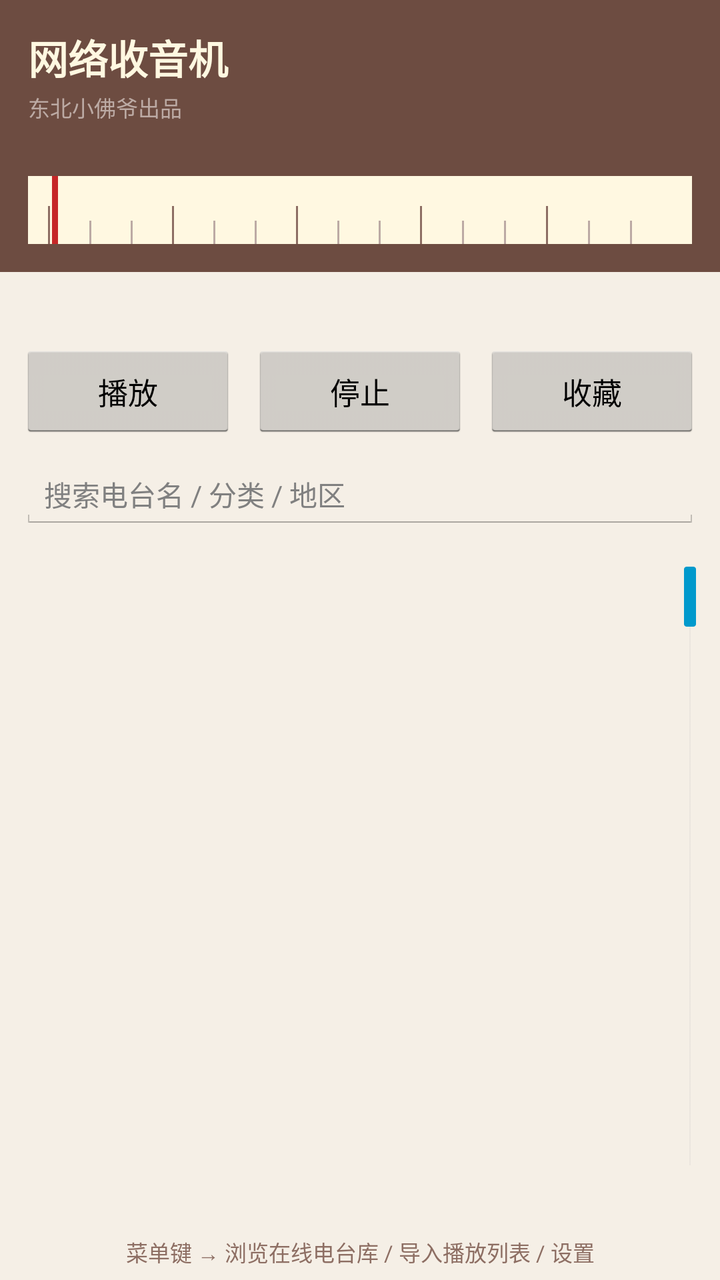
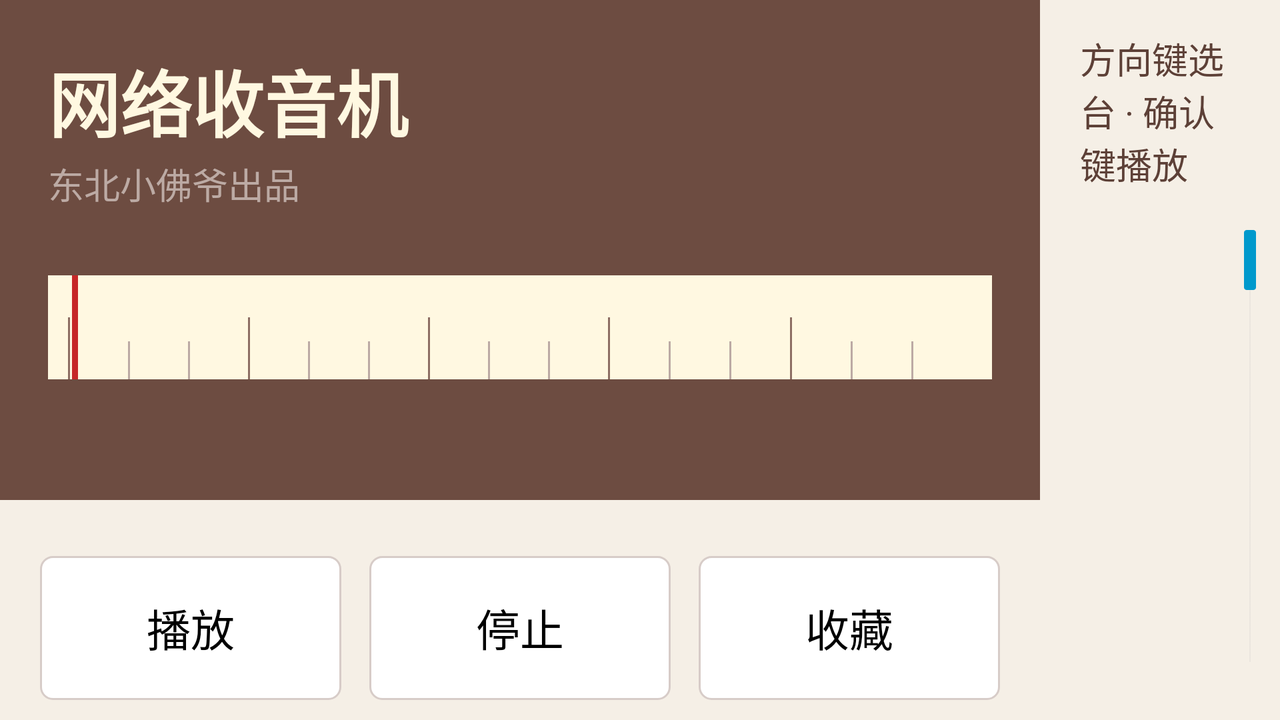

Two renders of one Android screen. The first uses the default layout on a phone; the second uses the alternative layout the repository ships for a different screen configuration, on a matching device. The two XML files are below.
<!-- AndroidManifest.xml: application theme AppTheme -->
<!-- res/layout/activity_main.xml -->
<?xml version="1.0" encoding="utf-8"?>
<LinearLayout xmlns:android="http://schemas.android.com/apk/res/android"
    android:layout_width="match_parent"
    android:layout_height="match_parent"
    android:orientation="vertical"
    android:background="#F5EFE6">

    
    <LinearLayout
        android:layout_width="match_parent"
        android:layout_height="wrap_content"
        android:orientation="vertical"
        android:background="#6D4C41"
        android:padding="14dp">

        <TextView
            android:id="@+id/station_name"
            android:layout_width="match_parent"
            android:layout_height="wrap_content"
            android:text="网络收音机"
            android:textColor="#FFF8E1"
            android:textSize="20sp"
            android:textStyle="bold"
            android:singleLine="true"
            android:ellipsize="marquee" />

        
        <TextView
            android:layout_width="wrap_content"
            android:layout_height="wrap_content"
            android:layout_marginTop="2dp"
            android:text="@string/copyright"
            android:textColor="#BCAAA4"
            android:textSize="11sp" />

        <TextView
            android:id="@+id/station_meta"
            android:layout_width="match_parent"
            android:layout_height="wrap_content"
            android:textColor="#D7CCC8"
            android:textSize="12sp"
            android:singleLine="true" />

        
        <FrameLayout
            android:layout_width="match_parent"
            android:layout_height="34dp"
            android:layout_marginTop="10dp"
            android:background="#FFF8E1">

            
            <LinearLayout
                android:id="@+id/tune_track"
                android:layout_width="match_parent"
                android:layout_height="match_parent"
                android:orientation="horizontal"
                android:gravity="center_vertical"
                android:paddingLeft="10dp"
                android:paddingRight="10dp">
                <View android:layout_width="1dp" android:layout_height="match_parent"
                    android:layout_marginTop="10dp"
                    android:background="#8D6E63" />
                <View android:layout_width="0dp" android:layout_height="1dp" android:layout_weight="1" />
                <View android:layout_width="1dp" android:layout_height="match_parent"
                    android:layout_marginTop="15dp"
                    android:background="#BCAAA4" />
                <View android:layout_width="0dp" android:layout_height="1dp" android:layout_weight="1" />
                <View android:layout_width="1dp" android:layout_height="match_parent"
                    android:layout_marginTop="15dp"
                    android:background="#BCAAA4" />
                <View android:layout_width="0dp" android:layout_height="1dp" android:layout_weight="1" />
                <View android:layout_width="1dp" android:layout_height="match_parent"
                    android:layout_marginTop="10dp"
                    android:background="#8D6E63" />
                <View android:layout_width="0dp" android:layout_height="1dp" android:layout_weight="1" />
                <View android:layout_width="1dp" android:layout_height="match_parent"
                    android:layout_marginTop="15dp"
                    android:background="#BCAAA4" />
                <View android:layout_width="0dp" android:layout_height="1dp" android:layout_weight="1" />
                <View android:layout_width="1dp" android:layout_height="match_parent"
                    android:layout_marginTop="15dp"
                    android:background="#BCAAA4" />
                <View android:layout_width="0dp" android:layout_height="1dp" android:layout_weight="1" />
                <View android:layout_width="1dp" android:layout_height="match_parent"
                    android:layout_marginTop="10dp"
                    android:background="#8D6E63" />
                <View android:layout_width="0dp" android:layout_height="1dp" android:layout_weight="1" />
                <View android:layout_width="1dp" android:layout_height="match_parent"
                    android:layout_marginTop="15dp"
                    android:background="#BCAAA4" />
                <View android:layout_width="0dp" android:layout_height="1dp" android:layout_weight="1" />
                <View android:layout_width="1dp" android:layout_height="match_parent"
                    android:layout_marginTop="15dp"
                    android:background="#BCAAA4" />
                <View android:layout_width="0dp" android:layout_height="1dp" android:layout_weight="1" />
                <View android:layout_width="1dp" android:layout_height="match_parent"
                    android:layout_marginTop="10dp"
                    android:background="#8D6E63" />
                <View android:layout_width="0dp" android:layout_height="1dp" android:layout_weight="1" />
                <View android:layout_width="1dp" android:layout_height="match_parent"
                    android:layout_marginTop="15dp"
                    android:background="#BCAAA4" />
                <View android:layout_width="0dp" android:layout_height="1dp" android:layout_weight="1" />
                <View android:layout_width="1dp" android:layout_height="match_parent"
                    android:layout_marginTop="15dp"
                    android:background="#BCAAA4" />
                <View android:layout_width="0dp" android:layout_height="1dp" android:layout_weight="1" />
                <View android:layout_width="1dp" android:layout_height="match_parent"
                    android:layout_marginTop="10dp"
                    android:background="#8D6E63" />
                <View android:layout_width="0dp" android:layout_height="1dp" android:layout_weight="1" />
                <View android:layout_width="1dp" android:layout_height="match_parent"
                    android:layout_marginTop="15dp"
                    android:background="#BCAAA4" />
                <View android:layout_width="0dp" android:layout_height="1dp" android:layout_weight="1" />
                <View android:layout_width="1dp" android:layout_height="match_parent"
                    android:layout_marginTop="15dp"
                    android:background="#BCAAA4" />
                <View android:layout_width="0dp" android:layout_height="1dp" android:layout_weight="1" />
            </LinearLayout>

            <ImageView
                android:id="@+id/tune_needle"
                android:layout_width="3dp"
                android:layout_height="match_parent"
                android:layout_gravity="start|center_vertical"
                android:layout_marginLeft="12dp"
                android:background="#C62828" />
        </FrameLayout>
    </LinearLayout>

    
    <LinearLayout
        android:layout_width="match_parent"
        android:layout_height="wrap_content"
        android:orientation="vertical"
        android:paddingLeft="14dp"
        android:paddingRight="14dp"
        android:paddingTop="8dp">

        <TextView
            android:id="@+id/status_text"
            android:layout_width="match_parent"
            android:layout_height="wrap_content"
            android:textSize="13sp"
            android:textColor="#5D4037" />

        <TextView
            android:id="@+id/icy_text"
            android:layout_width="match_parent"
            android:layout_height="wrap_content"
            android:layout_marginTop="2dp"
            android:textSize="13sp"
            android:textStyle="italic"
            android:textColor="#2E7D32"
            android:visibility="gone"
            android:singleLine="true"
            android:ellipsize="marquee" />
    </LinearLayout>

    
    <LinearLayout
        android:layout_width="match_parent"
        android:layout_height="wrap_content"
        android:orientation="horizontal"
        android:padding="10dp">

        <Button
            android:id="@+id/btn_play"
            style="@style/BigButton"
            android:layout_width="0dp" android:layout_height="wrap_content"
            android:layout_weight="1"
            android:text="@string/play" />

        <Button
            android:id="@+id/btn_stop"
            style="@style/BigButton"
            android:layout_width="0dp" android:layout_height="wrap_content"
            android:layout_weight="1"
            android:layout_marginLeft="8dp"
            android:text="@string/stop" />

        <Button
            android:id="@+id/btn_fav"
            style="@style/BigButton"
            android:layout_width="0dp" android:layout_height="wrap_content"
            android:layout_weight="1"
            android:layout_marginLeft="8dp"
            android:text="收藏" />
    </LinearLayout>

    
    <LinearLayout
        android:layout_width="match_parent"
        android:layout_height="wrap_content"
        android:orientation="horizontal"
        android:gravity="center_vertical"
        android:layout_marginLeft="10dp"
        android:layout_marginRight="10dp">

        <EditText
            android:id="@+id/filter_box"
            android:layout_width="0dp"
            android:layout_weight="1"
            android:layout_height="wrap_content"
            android:hint="搜索电台名 / 分类 / 地区"
            android:imeOptions="actionSearch"
            android:inputType="text"
            android:singleLine="true"
            android:textSize="14sp" />

        
    </LinearLayout>

    <ListView
        android:id="@+id/station_list"
        android:layout_width="match_parent"
        android:layout_height="0dp"
        android:layout_weight="1"
        android:layout_marginTop="6dp"
        android:divider="#D7CCC8"
        android:dividerHeight="1dp"
        android:cacheColorHint="#00000000"
        android:fastScrollEnabled="true"
        android:scrollbarStyle="outsideOverlay" />

    <TextView
        android:layout_width="match_parent"
        android:layout_height="wrap_content"
        android:padding="6dp"
        android:textSize="11sp"
        android:textColor="#8D6E63"
        android:text="菜单键 → 浏览在线电台库 / 导入播放列表 / 设置"
        android:gravity="center" />

</LinearLayout>
<!-- resources referenced by this layout -->
<resources>
  <string name="copyright">东北小佛爷出品</string>
  <string name="play">播放</string>
  <string name="stop">停止</string>
  <style name="BigButton">
          <item name="android:textSize">15sp</item>
          <item name="android:paddingLeft">18dp</item>
          <item name="android:paddingRight">18dp</item>
          <item name="android:minWidth">96dp</item>
          <item name="android:minHeight">48dp</item>
      </style>
  <style name="AppTheme" parent="@android:style/Theme.Holo.Light.DarkActionBar">
          <item name="android:windowBackground">@android:color/background_light</item>
      </style>
</resources>
<!-- res/layout-land/activity_main.xml (the repository's variant of the layout above) -->
<!-- drawn on the phone turned sideways -->
<?xml version="1.0" encoding="utf-8"?>
<LinearLayout xmlns:android="http://schemas.android.com/apk/res/android"
    android:layout_width="match_parent"
    android:layout_height="match_parent"
    android:orientation="horizontal"
    android:background="#F5EFE6">

    
    <LinearLayout
        android:layout_width="520dp"
        android:layout_height="match_parent"
        android:orientation="vertical">

        
        <LinearLayout
            android:layout_width="match_parent"
            android:layout_height="wrap_content"
            android:orientation="vertical"
            android:background="#6D4C41"
            android:padding="24dp">

            <TextView
                android:id="@+id/station_name"
                style="@style/TvStationName"
                android:layout_width="match_parent"
                android:layout_height="wrap_content"
                android:text="网络收音机"
                android:textColor="#FFF8E1"
                android:textStyle="bold"
                android:singleLine="true"
                android:ellipsize="marquee" />

            
            <TextView
                android:layout_width="wrap_content"
                android:layout_height="wrap_content"
                android:layout_marginTop="2dp"
                android:text="@string/copyright"
                android:textColor="#BCAAA4"
                android:textSize="18sp" />

            <TextView
                android:id="@+id/station_meta"
                style="@style/TvStationMeta"
                android:layout_width="match_parent"
                android:layout_height="wrap_content"
                android:textColor="#D7CCC8"
                android:singleLine="true" />

            
        <FrameLayout
            android:layout_width="match_parent"
            android:layout_height="52dp"
            android:layout_marginTop="10dp"
            android:background="#FFF8E1">

            
            <LinearLayout
                android:id="@+id/tune_track"
                android:layout_width="match_parent"
                android:layout_height="match_parent"
                android:orientation="horizontal"
                android:gravity="center_vertical"
                android:paddingLeft="10dp"
                android:paddingRight="10dp">
                <View android:layout_width="1dp" android:layout_height="match_parent"
                    android:layout_marginTop="14dp"
                    android:background="#8D6E63" />
                <View android:layout_width="0dp" android:layout_height="1dp" android:layout_weight="1" />
                <View android:layout_width="1dp" android:layout_height="match_parent"
                    android:layout_marginTop="22dp"
                    android:background="#BCAAA4" />
                <View android:layout_width="0dp" android:layout_height="1dp" android:layout_weight="1" />
                <View android:layout_width="1dp" android:layout_height="match_parent"
                    android:layout_marginTop="22dp"
                    android:background="#BCAAA4" />
                <View android:layout_width="0dp" android:layout_height="1dp" android:layout_weight="1" />
                <View android:layout_width="1dp" android:layout_height="match_parent"
                    android:layout_marginTop="14dp"
                    android:background="#8D6E63" />
                <View android:layout_width="0dp" android:layout_height="1dp" android:layout_weight="1" />
                <View android:layout_width="1dp" android:layout_height="match_parent"
                    android:layout_marginTop="22dp"
                    android:background="#BCAAA4" />
                <View android:layout_width="0dp" android:layout_height="1dp" android:layout_weight="1" />
                <View android:layout_width="1dp" android:layout_height="match_parent"
                    android:layout_marginTop="22dp"
                    android:background="#BCAAA4" />
                <View android:layout_width="0dp" android:layout_height="1dp" android:layout_weight="1" />
                <View android:layout_width="1dp" android:layout_height="match_parent"
                    android:layout_marginTop="14dp"
                    android:background="#8D6E63" />
                <View android:layout_width="0dp" android:layout_height="1dp" android:layout_weight="1" />
                <View android:layout_width="1dp" android:layout_height="match_parent"
                    android:layout_marginTop="22dp"
                    android:background="#BCAAA4" />
                <View android:layout_width="0dp" android:layout_height="1dp" android:layout_weight="1" />
                <View android:layout_width="1dp" android:layout_height="match_parent"
                    android:layout_marginTop="22dp"
                    android:background="#BCAAA4" />
                <View android:layout_width="0dp" android:layout_height="1dp" android:layout_weight="1" />
                <View android:layout_width="1dp" android:layout_height="match_parent"
                    android:layout_marginTop="14dp"
                    android:background="#8D6E63" />
                <View android:layout_width="0dp" android:layout_height="1dp" android:layout_weight="1" />
                <View android:layout_width="1dp" android:layout_height="match_parent"
                    android:layout_marginTop="22dp"
                    android:background="#BCAAA4" />
                <View android:layout_width="0dp" android:layout_height="1dp" android:layout_weight="1" />
                <View android:layout_width="1dp" android:layout_height="match_parent"
                    android:layout_marginTop="22dp"
                    android:background="#BCAAA4" />
                <View android:layout_width="0dp" android:layout_height="1dp" android:layout_weight="1" />
                <View android:layout_width="1dp" android:layout_height="match_parent"
                    android:layout_marginTop="14dp"
                    android:background="#8D6E63" />
                <View android:layout_width="0dp" android:layout_height="1dp" android:layout_weight="1" />
                <View android:layout_width="1dp" android:layout_height="match_parent"
                    android:layout_marginTop="22dp"
                    android:background="#BCAAA4" />
                <View android:layout_width="0dp" android:layout_height="1dp" android:layout_weight="1" />
                <View android:layout_width="1dp" android:layout_height="match_parent"
                    android:layout_marginTop="22dp"
                    android:background="#BCAAA4" />
                <View android:layout_width="0dp" android:layout_height="1dp" android:layout_weight="1" />
            </LinearLayout>

            <ImageView
                android:id="@+id/tune_needle"
                android:layout_width="3dp"
                android:layout_height="match_parent"
                android:layout_gravity="start|center_vertical"
                android:layout_marginLeft="12dp"
                android:background="#C62828" />
        </FrameLayout>

            
            <TextView
                android:id="@+id/status_text"
                style="@style/TvStatusText"
                android:layout_width="match_parent"
                android:layout_height="wrap_content"
                android:layout_marginTop="12dp"
                android:textColor="#D7CCC8" />

            <TextView
                android:id="@+id/icy_text"
                style="@style/TvIcyText"
                android:layout_width="match_parent"
                android:layout_height="wrap_content"
                android:layout_marginTop="4dp"
                android:textStyle="italic"
                android:textColor="#A5D6A7"
                android:visibility="gone"
                android:singleLine="true"
                android:ellipsize="marquee" />
        </LinearLayout>

        
        <LinearLayout
            android:layout_width="match_parent"
            android:layout_height="wrap_content"
            android:orientation="horizontal"
            android:layout_marginTop="28dp"
            android:paddingLeft="20dp"
            android:paddingRight="20dp">

            <Button
                android:id="@+id/btn_play"
                android:layout_width="0dp"
                android:layout_weight="1"
                android:layout_height="72dp"
                android:textSize="22sp"
                android:background="@drawable/btn_focus"
                android:text="@string/play" />

            <Button
                android:id="@+id/btn_stop"
                android:layout_width="0dp"
                android:layout_weight="1"
                android:layout_height="72dp"
                android:layout_marginLeft="14dp"
                android:textSize="22sp"
                android:background="@drawable/btn_focus"
                android:text="@string/stop" />

            <Button
                android:id="@+id/btn_fav"
                android:layout_width="0dp"
                android:layout_weight="1"
                android:layout_height="72dp"
                android:layout_marginLeft="14dp"
                android:textSize="22sp"
                android:background="@drawable/btn_focus"
                android:text="收藏" />
        </LinearLayout>

        
        <LinearLayout
            android:layout_width="match_parent"
            android:layout_height="wrap_content"
            android:orientation="horizontal"
            android:layout_marginTop="16dp"
            android:paddingLeft="20dp"
            android:paddingRight="20dp"
            android:paddingBottom="20dp">

            <Button
                android:id="@+id/btn_fav_filter"
                android:layout_width="0dp"
                android:layout_weight="1"
                android:layout_height="68dp"
                android:textSize="22sp"
                android:background="@drawable/btn_focus"
                android:text="只看收藏" />

            
            <Button
                android:id="@+id/btn_a9_filter"
                android:layout_width="0dp"
                android:layout_weight="1"
                android:layout_height="68dp"
                android:textSize="22sp"
                android:background="@drawable/btn_focus"
                android:text="央广省级" />

            <Button
                android:id="@+id/btn_more"
                android:layout_width="0dp"
                android:layout_weight="1"
                android:layout_height="68dp"
                android:layout_marginLeft="14dp"
                android:textSize="22sp"
                android:background="@drawable/btn_focus"
                android:text="更多 ⋯" />
        </LinearLayout>

        
        <EditText
            android:id="@+id/filter_box"
            android:layout_width="1dp"
            android:layout_height="1dp"
            android:focusable="false"
            android:focusableInTouchMode="false"
            android:clickable="false"
            android:inputType="none" />
    </LinearLayout>

    
    <LinearLayout
        android:layout_width="0dp"
        android:layout_height="match_parent"
        android:layout_weight="1"
        android:orientation="vertical"
        android:background="#F5EFE6">

        
        <LinearLayout
            android:layout_width="match_parent"
            android:layout_height="wrap_content"
            android:orientation="horizontal"
            android:gravity="center_vertical"
            android:paddingLeft="20dp"
            android:paddingRight="20dp"
            android:paddingTop="16dp"
            android:paddingBottom="8dp">

            <TextView
                android:id="@+id/list_hint"
                style="@style/TvStatusText"
                android:layout_width="0dp"
                android:layout_weight="1"
                android:layout_height="wrap_content"
                android:textColor="#5D4037"
                android:text="方向键选台 · 确认键播放" />

        </LinearLayout>

        <ListView
            android:id="@+id/station_list"
            android:layout_width="match_parent"
            android:layout_height="0dp"
            android:layout_weight="1"
            android:divider="#D7CCC8"
            android:dividerHeight="1dp"
            android:cacheColorHint="#00000000"
            android:listSelector="@drawable/row_focus"
            android:drawSelectorOnTop="false"
            android:focusable="true"
            android:focusableInTouchMode="false"
            android:fastScrollEnabled="true"
            android:descendantFocusability="blocksDescendants"
            android:scrollbarStyle="outsideOverlay" />
    </LinearLayout>

</LinearLayout>
<!-- resources referenced by the variant -->
<!-- as the phone turned sideways resolves them -->
<resources>
  <!-- drawable btn_focus (drawable) -->
  <?xml version="1.0" encoding="utf-8"?>
  <selector xmlns:android="http://schemas.android.com/apk/res/android">
      <item android:state_focused="true">
          <shape android:shape="rectangle">
              <solid android:color="#FFF3F0" />
              <stroke android:width="4dp" android:color="#C62828" />
              <corners android:radius="6dp" />
          </shape>
      </item>
      <item android:state_pressed="true">
          <shape android:shape="rectangle">
              <solid android:color="#E8DCD4" />
              <corners android:radius="6dp" />
          </shape>
      </item>
      <item>
          <shape android:shape="rectangle">
              <solid android:color="#FFFFFF" />
              <stroke android:width="1dp" android:color="#D7CCC8" />
              <corners android:radius="6dp" />
          </shape>
      </item>
  </selector>
  <!-- drawable row_focus (drawable) -->
  <?xml version="1.0" encoding="utf-8"?>
  <selector xmlns:android="http://schemas.android.com/apk/res/android">
      <item android:state_focused="true">
          <shape android:shape="rectangle">
              <solid android:color="#22C62828" />
              <stroke android:width="4dp" android:color="#C62828" />
          </shape>
      </item>
      <item android:state_selected="true">
          <shape android:shape="rectangle">
              <solid android:color="#14C62828" />
          </shape>
      </item>
      <item>
          <shape android:shape="rectangle">
              <solid android:color="#00000000" />
          </shape>
      </item>
  </selector>
  <string name="copyright">东北小佛爷出品</string>
  <string name="play">播放</string>
  <string name="stop">停止</string>
  <!-- from res/values-land/ -->
  <style name="TvIcyText">
          <item name="android:textSize">17sp</item>
      </style>
  <!-- from res/values-land/ -->
  <style name="TvStationMeta">
          <item name="android:textSize">17sp</item>
      </style>
  <!-- from res/values-land/ -->
  <style name="TvStationName">
          <item name="android:textSize">36sp</item>
      </style>
  <!-- from res/values-land/ -->
  <style name="TvStatusText">
          <item name="android:textSize">18sp</item>
      </style>
  <style name="AppTheme" parent="@android:style/Theme.Holo.Light.DarkActionBar">
          <item name="android:windowBackground">@android:color/background_light</item>
      </style>
</resources>
